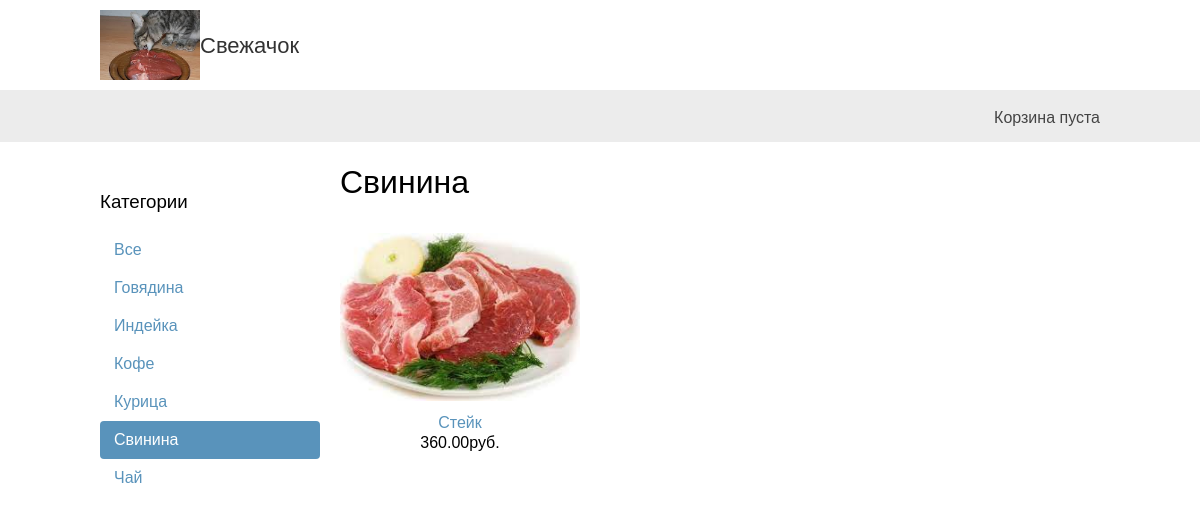
Page /svinina/ on the committed database.
### shop/models.py (models this page shows, shortened)
class Category(models.Model):
	name = models.CharField(max_length=200, db_index=True)
	slug = models.SlugField(max_length=200, unique=True)
	class Meta():
		ordering = ('name',)
		verbose_name = 'Категория'
		verbose_name_plural = 'Категории'
	def get_absolute_url(self):
		return reverse('shop:product_list_by_category', args=[self.slug])

class Product(models.Model):
	category = models.ForeignKey(Category, related_name='Товары', on_delete=models.CASCADE)
	name = models.CharField(max_length=200, db_index=True)
	slug = models.SlugField(max_length=200, db_index=True)
	image = models.ImageField(upload_to='products/%Y/%m/%d', blank=True)
	description = models.TextField(blank=True)
	price = models.DecimalField(max_digits=10, decimal_places=2)
	available = models.BooleanField(default=True, name='available')
	created = models.DateTimeField(auto_now_add=True)
	updated = models.DateTimeField(auto_now=True)
	class Meta():
		ordering = ('name',)
		index_together = (('id', 'slug'),)
		verbose_name = 'Товар'
		verbose_name_plural = 'Товары'
	def get_absolute_url(self):
		return reverse('shop:product_detail', args=[self.id, self.slug])

### shop/views.py (the view)
# urls.py: path('', views.product_list, name='product_list'),
def product_list(request, category_slug=None):
    category = None
    categories = Category.objects.all()
    products = Product.objects.filter(available=True)
    if category_slug:
        category = get_object_or_404(Category, slug=category_slug)
        products = products.filter(category=category)
    return render(request,
                  'shop/product/list.html',
                  {'category': category,
                   'categories': categories,
                   'products': products})

### cart/cart.py (called while the page is built)
    def __len__(self):
        return sum(item['quantity'] for item in self.cart.values())

### shop/context_processors.py (called while the page is built)
def cart(request):
	return {'cart': Cart(request)}

### shop/templates/shop/product/list.html (shortened to what this page needs)
{% extends "shop/base.html" %}
{% load static %}
{% block content %}
  <div id="sidebar">
    <h3>Категории</h3>
    <ul>
      <li {% if not category %}class="selected"{% endif %}>
        <a href="{% url 'shop:product_list' %}">Все</a>
      </li>
      {% for c in categories %}
        <li {% if category.slug == c.slug %}class="selected"{% endif %}>
          <a href="{{ c.get_absolute_url }}">{{ c.name }}</a>
        </li>
      {% endfor %}
    </ul>
  </div>
  <div id="main" class="product-list">
    <h1>{% if category %}{{ category.name }}{% else %}Товары{% endif %}</h1>
    {% for product in products %}
      <div class="item">
        <a href="{{ product.get_absolute_url }}">
          <img src="{% if product.image %}{{ product.image.url }}{% else %}{% static 'img/no_image.png' %}{% endif %}">
        </a>
        <a href="{{ product.get_absolute_url }}">{{ product.name }}</a><br>
        {{ product.price }}руб.
      </div>
    {% endfor %}
  </div>
{% endblock %}

### shop/static/css/base.css (style rules this page uses)
body { margin:0; padding:0; font-family:helvetica, sans-serif; }
h1, h2, h3, h4, h5 , h6 { font-family: 'Ubuntu', sans-serif; font-weight:normal; }
a { text-decoration:none; color:#5993bb; }
#sidebar { width:220px; padding:30px 20px 0 0; float:left; }
#sidebar ul { margin:0; padding:0; }
#sidebar ul li { margin:0; list-style:none; padding:10px 14px; }
#sidebar ul li a { display:block; }
#sidebar ul li.selected { background:#5993bb; border-radius:4px; }
#sidebar ul li.selected a { color:#fff; }
#main { float:left; width: 96%; margin-right:-220px; overflow:hidden; }
.product-list .item { width:25%; padding:10px 20px 10px 0; float:left; text-align:center; line-height:1.2; }
.product-list .item img { width:100%; margin-bottom:8px; }

### rows in the picture
Category: name "Говядина"
Category: name "Индейка"
Category: name "Кофе"
Category: name "Курица"
Category: name "Свинина"
Category: name "Чай"
Product: image (picture), name "Стейк", price "360.00"
